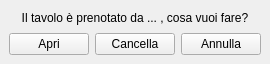
<?xml version="1.0" encoding="UTF-8"?>
<ui version="4.0">
 <class>MainWindow</class>
 <widget class="QMainWindow" name="MainWindow">
  <property name="geometry">
   <rect>
    <x>0</x>
    <y>0</y>
    <width>262</width>
    <height>64</height>
   </rect>
  </property>
  <property name="windowTitle">
   <string>MainWindow</string>
  </property>
  <widget class="QWidget" name="centralwidget">
   <layout class="QGridLayout" name="gridLayout">
    <item row="2" column="1">
     <widget class="QPushButton" name="pushButton_2">
      <property name="text">
       <string>Cancella</string>
      </property>
     </widget>
    </item>
    <item row="2" column="2">
     <widget class="QPushButton" name="pushButton_3">
      <property name="text">
       <string>Annulla</string>
      </property>
     </widget>
    </item>
    <item row="2" column="0">
     <widget class="QPushButton" name="pushButton">
      <property name="text">
       <string>Apri</string>
      </property>
     </widget>
    </item>
    <item row="1" column="0" colspan="3">
     <widget class="QLabel" name="label">
      <property name="text">
       <string>Il tavolo è prenotato da ... , cosa vuoi fare?</string>
      </property>
      <property name="alignment">
       <set>Qt::AlignCenter</set>
      </property>
     </widget>
    </item>
   </layout>
  </widget>
 </widget>
 <resources/>
 <connections/>
</ui>
